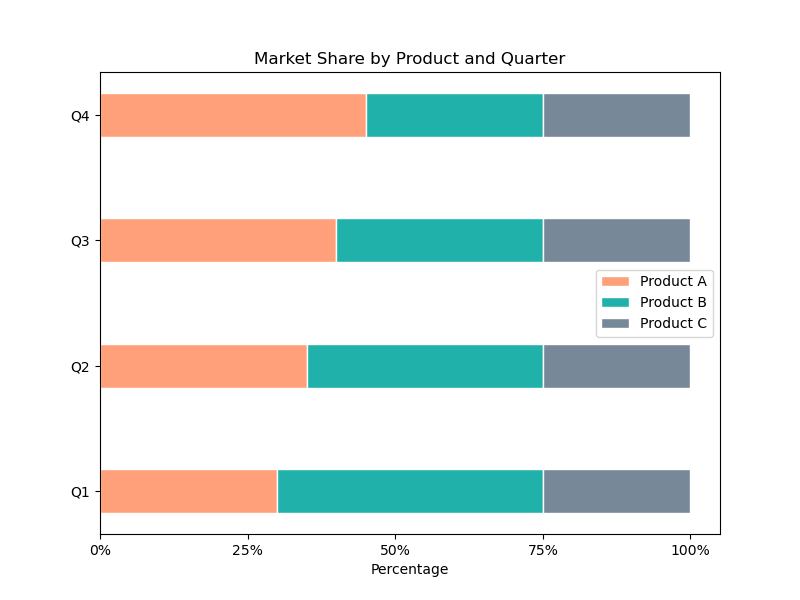

Write the Python code that produced this figure.

import matplotlib.pyplot as plt

# Data for each quarter
Q1 = [30, 45, 25]
Q2 = [35, 40, 25]
Q3 = [40, 35, 25]
Q4 = [45, 30, 25]

quarters = ['Q1', 'Q2', 'Q3', 'Q4']
products = ['Product A', 'Product B', 'Product C']

# Accumulate the values for stacked bar chart
product_A = [Q1[0], Q2[0], Q3[0], Q4[0]]
product_B = [Q1[1], Q2[1], Q3[1], Q4[1]]
product_C = [Q1[2], Q2[2], Q3[2], Q4[2]]

# Calculate the cumulative bottom starting positions for each bar
product_B_bottom = [i for i in product_A]
product_C_bottom = [product_A[i] + product_B[i] for i in range(len(product_B))]

fig, ax = plt.subplots(figsize=(8, 6))  # change the figure size

# Plotting
bar_width = 0.35  # Change the height/width of the bars

ax.barh(quarters, product_A, color='#FFA07A', edgecolor='white', height=bar_width, label='Product A')
ax.barh(quarters, product_B, left=product_B_bottom, color='#20B2AA', edgecolor='white', height=bar_width, label='Product B')
ax.barh(quarters, product_C, left=product_C_bottom, color='#778899', edgecolor='white', height=bar_width, label='Product C')

# Add some text for labels and custom x-axis tick labels, etc.
ax.set_xlabel('Percentage')
ax.set_title('Market Share by Product and Quarter')

# Customize the x-ticks to display percentages
ax.set_xticks([0, 25, 50, 75, 100])
ax.set_xticklabels(['0%', '25%', '50%', '75%', '100%'])

ax.legend()

# Display the plot
plt.show()
